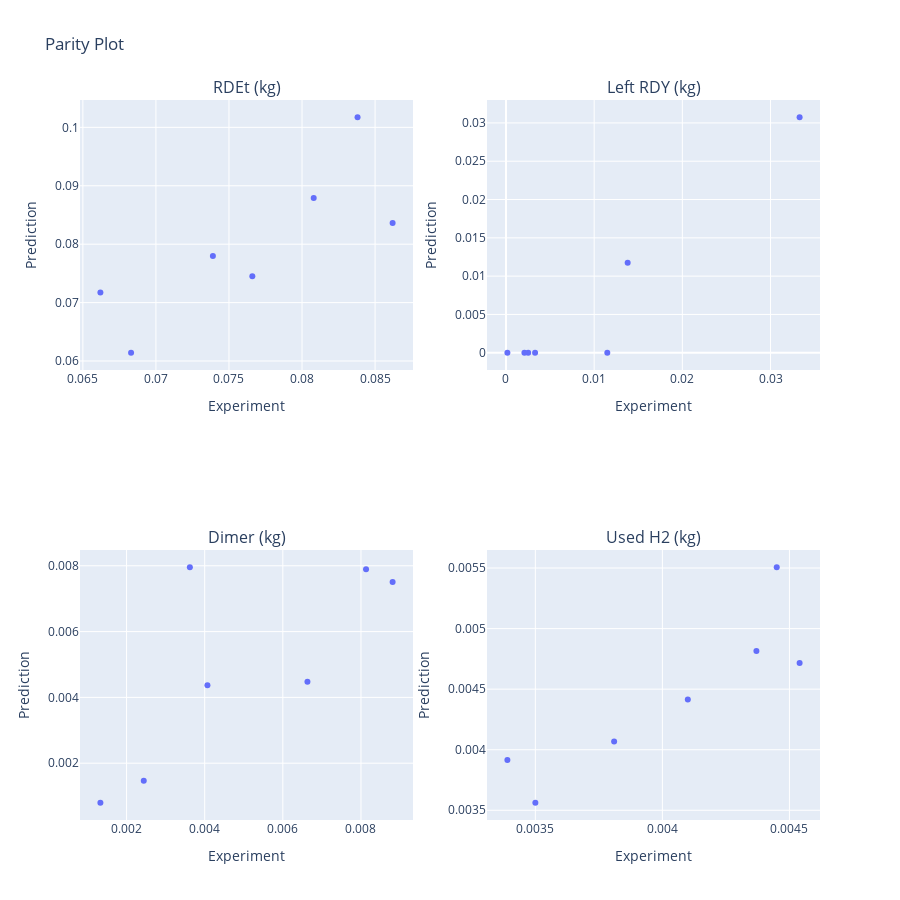

Notebook source saved alongside this figure:
### Code cell
# Plot the pred vs. exp result
# Model with constant solid saturation concentration has a larger error after fitting
# This suggests that RDY dissolution is more reasonable to be modelled using the fitted relationship S_RDY = func([RDEt])
cal_reaction_params = [(k, v) for k, v in cal_params if k in [p[0] for p in hydrogenation.reaction_params()]]
cal_transport_params = [(k, v) for k, v in cal_params if k in [p[0] for p in hydrogenation.transport_params()]]
hydrogenation.plot_simulation_parity(exp_dataset, reaction_params=cal_reaction_params, transport_params=cal_transport_params)

### Figure 1 — Plotly figure (JSON) as saved in the notebook; plotly's stock layout.template omitted (floating-point values rounded to 4 significant figures)
{"data": [{"hovertemplate": "Experiment=%{x}<br>Prediction=%{y}<extra></extra>", "legendgroup": "", "marker": {"color": "#636efa", "symbol": "circle"}, "mode": "markers", "name": "", "orientation": "v", "showlegend": false, "type": "scatter", "x": [0.0662, 0.0838, 0.0862, 0.0739, 0.0766, 0.0808, 0.0683], "xaxis": "x", "y": [0.07172, 0.1017, 0.08361, 0.07798, 0.0745, 0.08789, 0.06142], "yaxis": "y"}, {"hovertemplate": "Experiment=%{x}<br>Prediction=%{y}<extra></extra>", "legendgroup": "", "marker": {"color": "#636efa", "symbol": "circle"}, "mode": "markers", "name": "", "orientation": "v", "showlegend": false, "type": "scatter", "x": [0.0333, 0.01149, 0.00252, 0.00209, 0.0138, 0.0033, 0.00016], "xaxis": "x2", "y": [0.03074, 1e-06, 1e-06, 1e-06, 0.01174, 1e-06, 1e-06], "yaxis": "y2"}, {"hovertemplate": "Experiment=%{x}<br>Prediction=%{y}<extra></extra>", "legendgroup": "", "marker": {"color": "#636efa", "symbol": "circle"}, "mode": "markers", "name": "", "orientation": "v", "showlegend": false, "type": "scatter", "x": [0.00244, 0.00663, 0.00362, 0.00813, 0.00133, 0.00407, 0.00881], "xaxis": "x3", "y": [0.001464, 0.004478, 0.007955, 0.007898, 0.0007984, 0.004372, 0.007509], "yaxis": "y3"}, {"hovertemplate": "Experiment=%{x}<br>Prediction=%{y}<extra></extra>", "legendgroup": "", "marker": {"color": "#636efa", "symbol": "circle"}, "mode": "markers", "name": "", "orientation": "v", "showlegend": false, "type": "scatter", "x": [0.00339, 0.00445, 0.00454, 0.0041, 0.00381, 0.00437, 0.0035], "xaxis": "x4", "y": [0.003916, 0.005507, 0.004717, 0.004414, 0.004067, 0.004815, 0.003562], "yaxis": "y4"}], "layout": {"annotations": [{"font": {"size": 16}, "showarrow": false, "text": "RDEt (kg)", "x": 0.225, "xanchor": "center", "xref": "paper", "y": 1, "yanchor": "bottom", "yref": "paper"}, {"font": {"size": 16}, "showarrow": false, "text": "Left RDY (kg)", "x": 0.775, "xanchor": "center", "xref": "paper", "y": 1, "yanchor": "bottom", "yref": "paper"}, {"font": {"size": 16}, "showarrow": false, "text": "Dimer (kg)", "x": 0.225, "xanchor": "center", "xref": "paper", "y": 0.375, "yanchor": "bottom", "yref": "paper"}, {"font": {"size": 16}, "showarrow": false, "text": "Used H2 (kg)", "x": 0.775, "xanchor": "center", "xref": "paper", "y": 0.375, "yanchor": "bottom", "yref": "paper"}], "height": 900, "title": {"text": "Parity Plot"}, "width": 900, "xaxis": {"anchor": "y", "domain": [0, 0.45], "title": {"text": "Experiment"}}, "xaxis2": {"anchor": "y2", "domain": [0.55, 1], "title": {"text": "Experiment"}}, "xaxis3": {"anchor": "y3", "domain": [0, 0.45], "title": {"text": "Experiment"}}, "xaxis4": {"anchor": "y4", "domain": [0.55, 1], "title": {"text": "Experiment"}}, "yaxis": {"anchor": "x", "domain": [0.625, 1], "title": {"text": "Prediction"}}, "yaxis2": {"anchor": "x2", "domain": [0.625, 1], "title": {"text": "Prediction"}}, "yaxis3": {"anchor": "x3", "domain": [0, 0.375], "title": {"text": "Prediction"}}, "yaxis4": {"anchor": "x4", "domain": [0, 0.375], "title": {"text": "Prediction"}}}}
